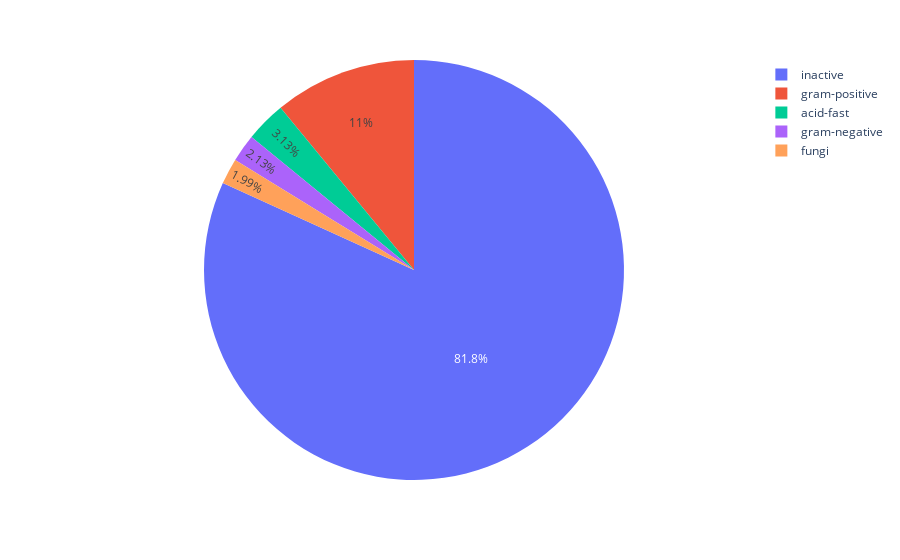

This figure's notebook cell:
### Code cell
get_prediction_distribution(bioactive_df)

### Figure 1 — Plotly figure (JSON) as saved in the notebook; plotly's stock layout.template omitted (floating-point values rounded to 4 significant figures)
{"data": [{"domain": {"x": [0, 1], "y": [0, 1]}, "hovertemplate": "label=%{label}<br>value=%{value}<extra></extra>", "labels": ["acid-fast", "fungi", "gram-negative", "gram-positive", "inactive"], "legendgroup": "", "name": "", "showlegend": true, "type": "pie", "values": [154, 98, 105, 540, 4030]}], "layout": {"legend": {"tracegroupgap": 0}, "margin": {"t": 60}}}
